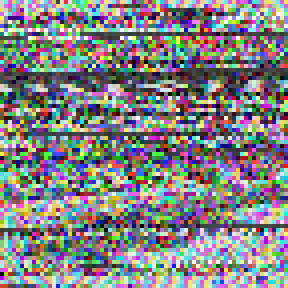
#> input picture analysis/histogram/encrypted_dog.bmp, 72 x 72 px (shown 4 times larger)
$ python histogram.py
#> lines starting #> are read from the running program, lines starting #| are printed output that depends on the picture
import cv2
import numpy as np
from matplotlib import pyplot as plt

file0 = 'encrypted_dog'
file1 = file0+'.bmp'
img = cv2.imread(file1)
#> img is the input picture: shape (72, 72, 3); mean B, G, R 131.5, 129.6, 130
color = ('b','g','r')
plt.figure()
for i,col in enumerate(color):
    histr = cv2.calcHist([img],[i],None,[256],[0,256])
    plt.plot(histr,color = col)
    plt.xlim([0,256])
    plt.ylim([0,300])
    plt.savefig('histogram_'+col+'_'+file0+'.png')
#> this loop made 3 passes
#> pass 1, `plt.savefig('histogram_'+col+'_'+file0+'.png')`:
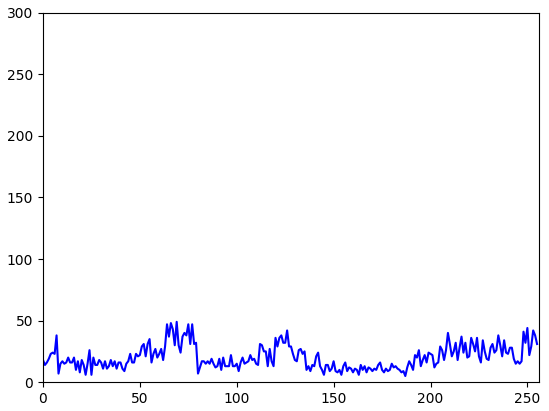
#> figure drawn by matplotlib, 1 panel; curve peaks at x = 69, y = 49
#> pass 2, `plt.savefig('histogram_'+col+'_'+file0+'.png')`:
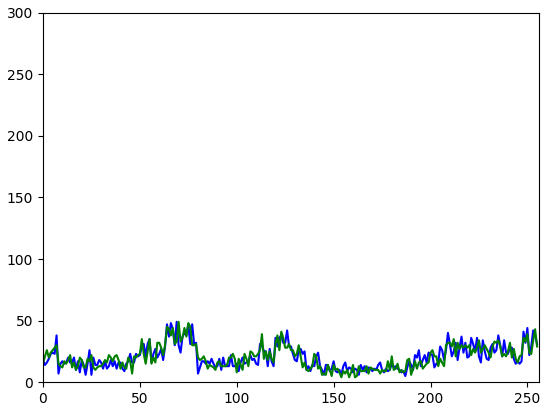
#> figure drawn by matplotlib, 1 panel; curve peaks at x = 69, y = 49; curve peaks at x = 70, y = 49
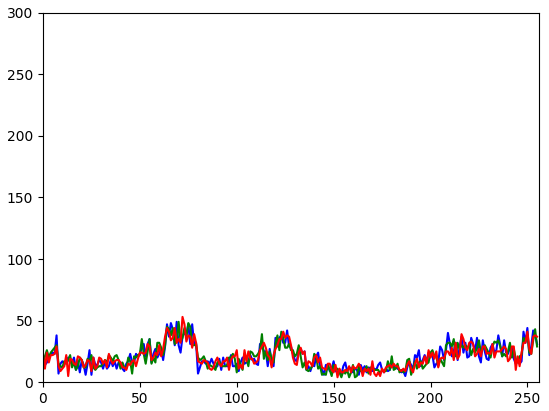
#> figure drawn by matplotlib, 1 panel; curve peaks at x = 69, y = 49; curve peaks at x = 70, y = 49; curve peaks at x = 72, y = 53

$ run again, with analysis/histogram/dog.bmp copied over analysis/histogram/encrypted_dog.bmp
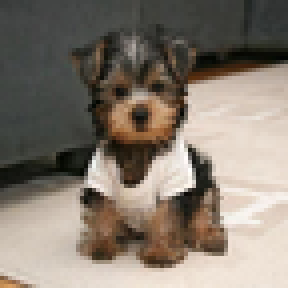
#> input picture analysis/histogram/dog.bmp, 72 x 72 px (shown 4 times larger)
#> img is the input picture: shape (72, 72, 3); mean B, G, R 111, 122.2, 132.3
#> the loop `for i,col in enumerate(color):` made 3 passes
#> pass 1, `plt.savefig('histogram_'+col+'_'+file0+'.png')`:
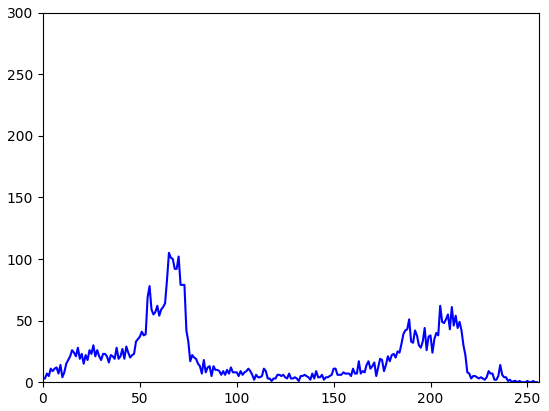
#> figure drawn by matplotlib, 1 panel; curve peaks at x = 65, y = 105
#> `plt.savefig('histogram_'+col+'_'+file0+'.png')`:
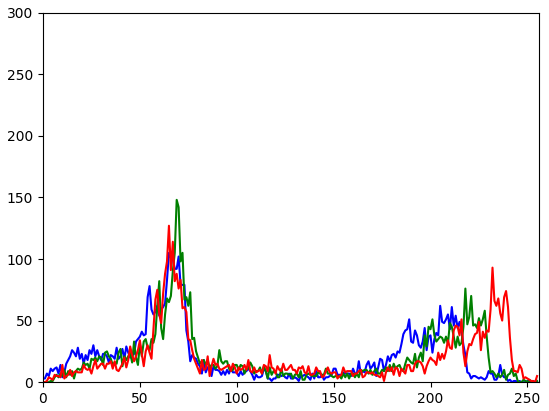
#> figure drawn by matplotlib, 1 panel; curve peaks at x = 65, y = 105; curve peaks at x = 69, y = 148; curve peaks at x = 65, y = 127
